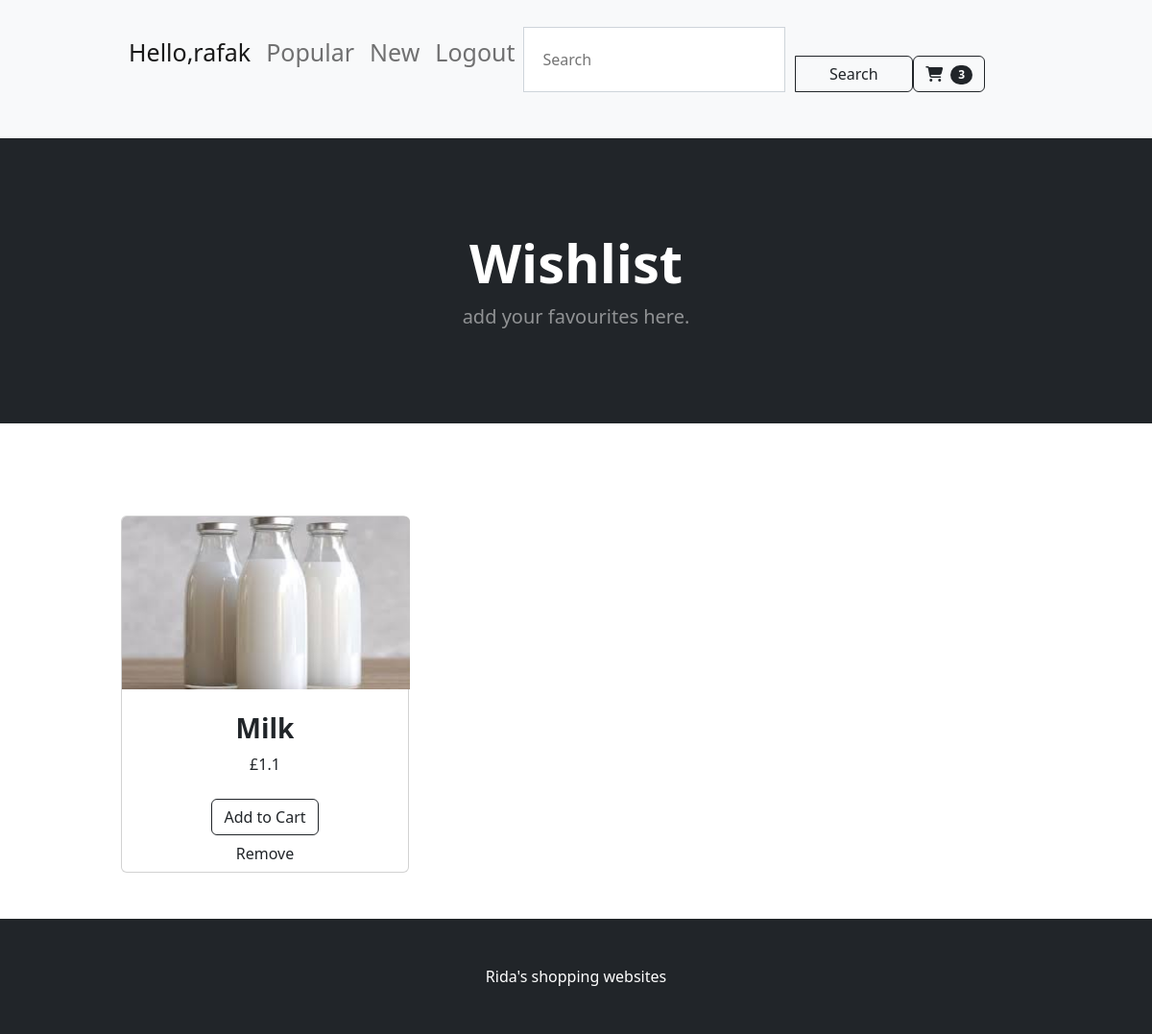
The app's page /wishlist (signed in) with its own data.
### app/models.py (models this page shows)
class User(db.Model, UserMixin):
    id = db.Column(db.Integer, primary_key=True)
    username = db.Column(db.String(50), unique=True, nullable=False)
    email = db.Column(db.String(50), unique=True, nullable=False)
    password = db.Column(db.String(80), nullable=False)
    products = db.relationship('Product', secondary=user_product_association, back_populates='users')
    carts = db.relationship('UserCart', back_populates='user')

class Product(db.Model):
    __tablename__ = 'product'
    id = db.Column(db.Integer, primary_key=True)
    name = db.Column(db.String(255), unique=True, nullable=False)
    price = db.Column(db.Float, nullable=False)
    image = db.Column(db.String(255), nullable=False)
    tag = db.Column(db.String(50), nullable=False)
    in_wishlist = db.Column(db.Boolean, default=False)
    stock = db.Column(db.Integer, nullable=False)
    users = db.relationship('User', secondary=user_product_association, back_populates='products')
    carts = db.relationship('UserCart', back_populates='product')

### app/views.py (the view)
@app.route('/wishlist', methods=['GET', 'POST'])
@login_required
def wishlist():
    username = current_user.username if current_user.is_authenticated else None
    user_wishlist = Product.query.filter_by(in_wishlist=True).all()
    form = SearchForm()
    if form.validate_on_submit():
        pass
    cart_count = get_cart_count()
    return render_template("wishlist.html",cart_count=cart_count, username=username, user_wishlist=user_wishlist, form=form)

### app/forms.py
class SearchForm(FlaskForm):
    searched = StringField("Searched",validators=[InputRequired()])
    submit = SubmitField("Submit")

### app/views.py (called while the page is built)
@login_manager.user_loader
def load_user(user_id):
    return User.query.get(int(user_id))

def get_cart_count():
    if current_user.is_authenticated:
        user_cart_items = UserCart.query.filter_by(user_id=current_user.id).all()
        total_quantity = sum(item.quantity for item in user_cart_items)
        return total_quantity
    return 0

### app/templates/wishlist.html (shortened to what this page needs)
<!DOCTYPE html>
<html lang="en">
<head>
   <link rel="stylesheet" href="{{url_for( 'static' , filename='style.css')}}" />
   <link href="https://cdn.jsdelivr.net/npm/bootstrap-icons@1.18.0/font/bootstrap-icons.css" rel="stylesheet">
   <link rel="stylesheet" href="https://cdn.jsdelivr.net/npm/bootstrap@5.2.3/dist/css/bootstrap.min.css">
</head>
<body>
   <nav class="navbar navbar-expand-lg navbar-light bg-light">
      <div class="container px-4 px-lg-5">
         <div class="collapse navbar-collapse" id="navbarSupportedContent">
            <ul class="navbar-nav me-auto mb-2 mb-lg-0 ms-lg-4">
               <ul class="navbar-nav me-auto mb-2 mb-lg-0 ms-lg-4">
                  <li class="nav-item"><a class="nav-link active" aria-current="page"
                        href="{{url_for('shop')}}">Hello,{{ username}}</a></li>
                  <li class="nav-item"><a class="nav-link" href="{{url_for('popular')}}">Popular</a></li>
                  <li class="nav-item"><a class="nav-link" href="{{url_for('new')}}">New</a></li>
                  <li class="nav-item"><a class="nav-link" href="{{url_for('logout')}}">Logout</a></li>
               </ul>
               <form method="POST" action="{{url_for('search')}}" class="d-flex" style="margin-bottom: 20px;">
                  <div class="input-group">
                     <input class="form-control2" type="search" placeholder="Search" aria-label="Search"
                        name="searched">
                     <button class="btn btn-outline-dark" type="submit"
                        style="margin-top: 50px; margin-left: 10px; flex: 1;">
                        Search
                     </button>
                  </div>
               </form>
               <a class="btn btn-outline-dark" style="margin-top: 50px; margin-bottom: 40px;" type="button"
                  href="{{ url_for('cart') }}">
                  <i class="fa-solid fa-cart-shopping"></i>
                  <span id="cart-count" class="badge bg-dark text-white ms-1 rounded-pill">{{ cart_count }}</span>
               </a>
         </div>
      </div>
   </nav>
   <header class="bg-dark py-5">
      <div class="container px-4 px-lg-5 my-5">
         <div class="text-center text-white">
            <h1 class="display-4 fw-bolder">Wishlist</h1>
            <p class="lead fw-normal text-white-50 mb-0">add your favourites here.</p>
         </div>
      </div>
   </header>
   <section class="py-5">
      <div class="container px-4 px-lg-5 mt-5">
         <div class="container px-4 px-lg-5 mt-5">
            <div class="row row-cols-1 row-cols-md-3 g-4">
               {% for product in user_wishlist %}
               <div class="col">
                  <div class="card h-100">
                     <div class="mx-auto">
                        <img class="card-img-top product-img" style="width: 300px; height: 180px;"
                           src="{{ product.image }}" alt="..." />
                     </div>
                     <div class="card-body p-4 product-details">
                        <div class="text-center">
                           <h3 class="fw-bolder">{{ product.name }}</h3>
                           £{{ product.price }}
                        </div>
                     </div>
                     <div class="text-center add-to-cart-btn">
                        <button class="btn btn-outline-dark" onclick="addToCart(this)" data-id="{{ product.id }}">Add to
                           Cart</button>
                        <form class="remove-from-wishlist-form" data-product-id="{{ product.id }}">
                           <button type="button" class="btn remove-from-wishlist-btn">Remove</button>
                        </form>
                     </div>
                  </div>
               </div>
               {% endfor %}
            </div>
         </div>
   </section>
   <Footer>
      <footer class="py-5 bg-dark">
         <div class="container">
            <p class="m-0 text-center text-white">Rida's shopping websites</p>
         </div>
      </footer>
</body>
</html>

### records on screen
User: username "rafak"
Product: image (picture), name "Milk", price "1.1"

### other values on screen
{{ cart_count }} "3"
